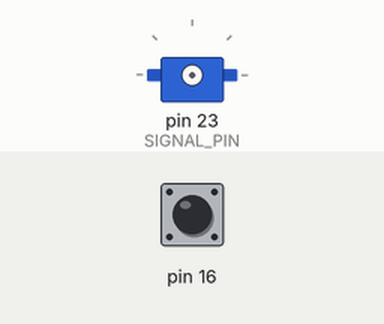
Recording of a program running on a simulated Raspberry Pi (header pin numbers). Parts: servo. The test bench sets the inputs (shaded band); at power-on: pin 16 LOW. Servo angles are drawn from the pulse width (0.5 ms = 0°, 2.5 ms = 180°); the clock reads 2024-03-15 10:24:30 at power-on unless the program sets it.

Above: at 1.2 s.
1.3 s: pin 16 pulled HIGH for 0.15 s
At 3.1 s:
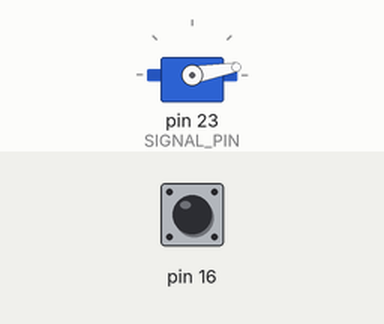
Timing chart, 0 to 7.8 s (numbered marks = the images above; inputs shaded):
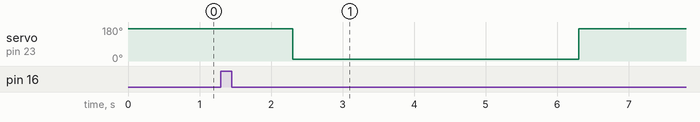

Measured:
- after the input at 1.3 s, servo on pin 23 (SIGNAL_PIN): 170° → 10° after 1.0 s, → 170° 4.0 s later

The program:

button.py
```python
import RPi.GPIO as GPIO
import time
import logging
from .flush import flush


def init_gpio():
    GPIO.setmode(GPIO.BOARD)

def shutdown_gpio():
    GPIO.cleanup()

def watch_button_push(signal_pin=16):
    GPIO.setup(signal_pin, GPIO.IN, pull_up_down=GPIO.PUD_DOWN)

    try:
        while True:
            val = GPIO.input(signal_pin)
            if val == 1:
                logging.info("Button Pressed")
                flush()

            time.sleep(0.1)

    except KeyboardInterrupt:
        pass


if __name__ == "__main__":
    init_gpio()

    try:
        watch_button_push()

    finally:
        shutdown_gpio()
```

flush.py
```python
import RPi.GPIO as GPIO
import time
import logging

# Settings
frequency = 50  # Hz
ms_per_cycle = 1000 / frequency
degrees_0 = 0.5  # min degrees
degrees_180 = 2.5  # max degrees
SIGNAL_PIN = 23  # GPIO_11

def init_gpio():
    # Initialization
    GPIO.setmode(GPIO.BOARD)

def shutdown_gpio():
    GPIO.cleanup()

# Helper
def set_servo(degrees):
    MOVE_TIME = 1
    # compute the duty cycle percentage for angle==degrees
    if not 0 <= degrees <= 180:
        logging.warning(
            "Cannot set servo angle to {}. Valid angles in [0, 180]"
            .format(degrees)
        )
        return
    degrees_ms = degrees_0 + (degrees_180 - degrees_0) / 180 * degrees
    degrees_dc = 100 * degrees_ms / ms_per_cycle
    pwm = GPIO.PWM(SIGNAL_PIN, frequency)
    pwm.start(degrees_dc)
    time.sleep(MOVE_TIME)
    pwm.stop()

def flush():
    # Waive
    home_angle = 170
    waive_angle = 10
    GPIO.setup(SIGNAL_PIN, GPIO.OUT)

    set_servo(home_angle)
    set_servo(waive_angle)
    time.sleep(3)
    set_servo(home_angle)


if __name__ == "__main__":
    init_gpio()

    try:
        flush()

    finally:
        shutdown_gpio()
```
